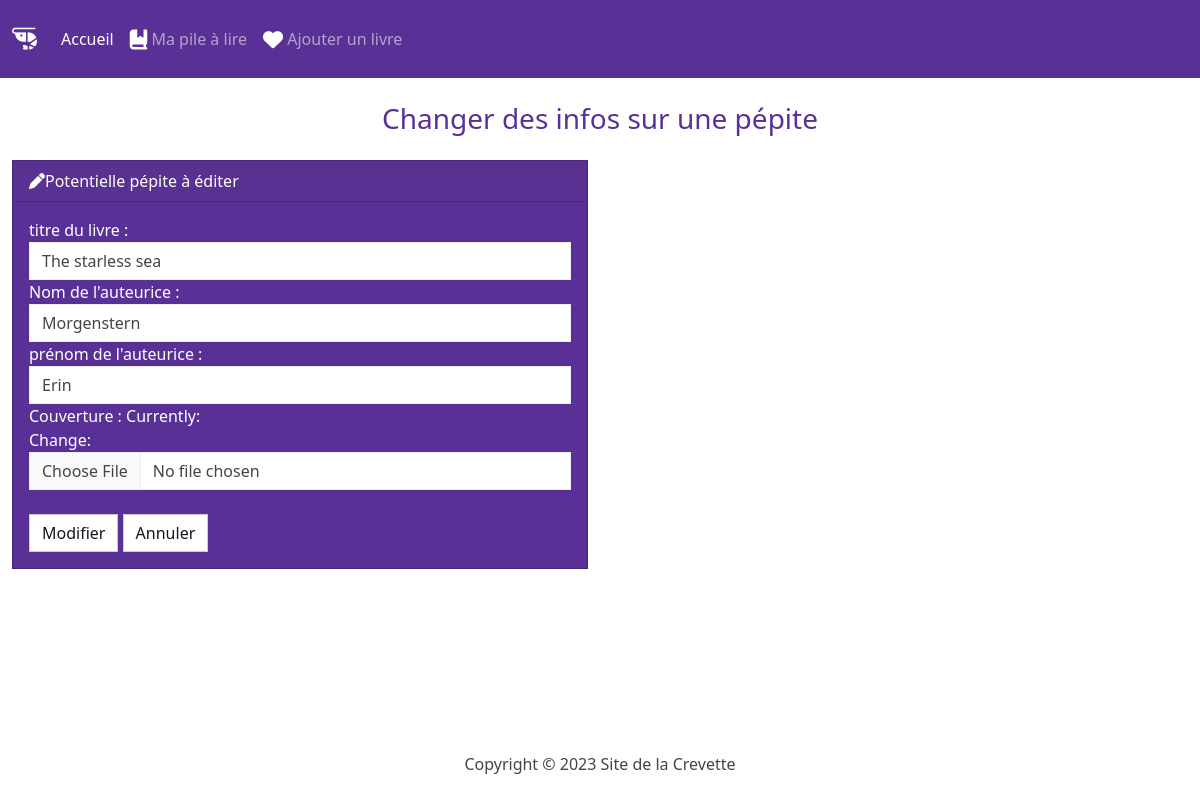
The app's page /edit/7 with its own data.
### books/models.py (models this page shows, shortened)
class Books(models.Model):
    titre_livre = models.CharField(max_length=150)
    nom_auteurice = models.CharField(max_length=50)
    prenom_auteurice = models.CharField(max_length=50)
    couverture = models.ImageField(upload_to='pics')

### books/views.py (the view)
# urls.py: path('edit/<int:id>', views.edit, name='edit'),
def edit(request, id):
    book = Books.objects.get(pk=id)
    if request.method == 'POST':
        form = BooksForm(request.POST, request.FILES, instance=book)
        if form.is_valid():
            book.titre_livre = request.POST['titre_livre']
            book.nom_auteurice = request.POST['nom_auteurice']
            book.prenom_auteurice =  request.POST['prenom_auteurice']
            new_couverture = request.POST['couverture']
            if new_couverture:
                book.couverture = new_couverture
            book.save()
            return render(request, 'edit.html', {'form' : form, 'success' : True })
    else:
        form = BooksForm(instance=book)
        return render(request, 'edit.html', {'form' : form })

### books/forms.py
class BooksForm(forms.ModelForm):
    class Meta:
        model = Books
        fields = ['titre_livre', 'nom_auteurice', 'prenom_auteurice', 'couverture']
        labels = {
        'titre_livre' : "titre du livre  ",
        'nom_auteurice' : "Nom de l'auteurice  ",
        'prenom_auteurice' : "prénom de l'auteurice  ",
        'couverture' : "Couverture "
        }
        widgets = {'titre_livre' : forms.TextInput(attrs={'class': 'form-control'}),
                   'nom_auteurice' : forms.TextInput(attrs={'class': 'form-control'}),
                    'prenom_auteurice' : forms.TextInput(attrs={'class': 'form-control'}),
                    'couverture' : forms.ClearableFileInput(attrs={'class': 'form-control'})
                    }

### books/templates/edit.html (shortened to what this page needs)
{% load static %}
<!DOCTYPE html>
<html lang="fr">
<head>
    <link href="{% static 'css/bootstrap.css' %}" rel="stylesheet">
    <link rel="stylesheet" href="https://cdnjs.cloudflare.com/ajax/libs/font-awesome/6.4.2/css/all.min.css" />
</head>
<body class="d-flex flex-column min-vh-100">
    <nav class="navbar navbar-expand-lg bg-primary" data-bs-theme="dark">
        <div class="container-fluid">
          <a class="navbar-brand" href="#"><i class="fa-solid fa-shrimp fa-shake fa-lg" style="color: #ffffff;" fa-lg></i></a>
          <div class="collapse navbar-collapse" id="navbarColor01">
            <ul class="navbar-nav me-auto">
              <li class="nav-item">
                <a class="nav-link active" href="{% url 'index' %}">Accueil
                </a>
              </li>
              <li class="nav-item">
                <a class="nav-link" href="{% url 'pilealire' %}"><i class="fa-solid fa-book-bookmark fa-lg" style="color: #ffffff;"></i> Ma pile à lire</a>
              </li>
              <li class="nav-item">
                <a class="nav-link" href="{% url 'ajout' %}"><i class="fa-solid fa-heart fa-lg" style="color: #ffffff;"></i> Ajouter un livre</a>
              </li>
                </div>
          </div>
      </nav>
      <div class="container-fluid">
        {% block body %}
        <h3 class=" text-center m-4" style="color:#593196">Changer des infos sur une pépite</h3>
        {% if success %}
          <div class="alert alert-success" role="alert">
            Potentielle pépite modifiée avec succès !
            <a href="{% url 'pilealire' %}" class="alert-link">Clique ici pour l'observer amoureusement dans la liste</a>
          </div>
        {% else %}
          <div class="row justify-conent-center">
            <div class="col-6">
              <div class="card text-white bg-primary mb-3" style="width: 100%;">
                <div class="card-header"><i class="fa-solid fa-pen" fa-lg style="color: #ffffff;"></i>Potentielle pépite à éditer</div>
                <div class="card-body">
                  <form action="" method="POST" enctype="multipart/form-data">
                    {{ form }}<br>
                    <button type="submit" class="btn btn-secondary">Modifier</button>
                    <a href="{% url 'pilealire' %}" class="btn btn-secondary">Annuler</a>
                  </form>
                </div>
              </div>
            </div>
          </div>
        {% endif %}
        {% endblock %}
      </div>
      <footer class="mt-auto mb-4">
        <div class="text-center">
          <span>
            Copyright &copy; <script>document.write(new Date().getFullYear())</script> Site de la Crevette
          </span>
        </div>
      </footer>
</body>
</html>

### records on screen
Books: titre_livre "The starless sea", nom_auteurice "Morgenstern", prenom_auteurice "Erin"
